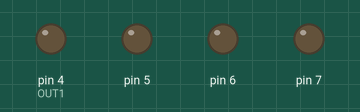
Bench run of a sketch on a simulated Arduino Uno, built with avr-gcc and run on an emulated ATmega328P. Shown: output pins drawn as LEDs (lit = HIGH).

Above: at 0.2 s.
At 1.2 s:
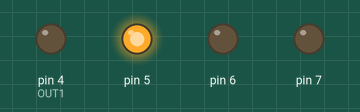
At 1.7 s:
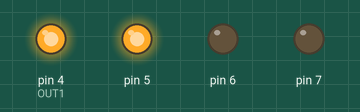
At 2.2 s:
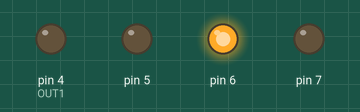
At 3.2 s:
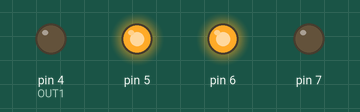
At 4.7 s:
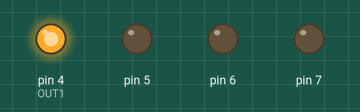
Timing chart, 0 to 5.2 s (numbered marks = the images above):
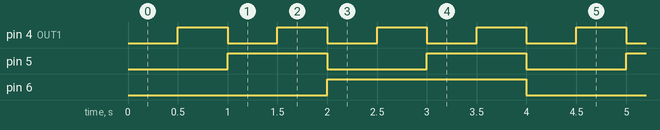

The sketch:

3to8.ino
```cpp
//#include <avr/pgmspace.h>

#define OUT1 4

#ifndef DELAY
    #define DELAY 500
#endif

void setup () {
    uint8_t cl;

    for (cl = OUT1; cl < (OUT1 + 4); cl ++) {
        pinMode (cl, OUTPUT);
        digitalWrite (cl, LOW);
    }

    for (;;) {
        for (cl = 0; cl < 8; cl ++) {
            digitalWrite (OUT1, cl & 1);
            digitalWrite (OUT1 + 1, cl & 2);
            digitalWrite (OUT1 + 2, cl & 4);
            delay (DELAY);
        }
    }
}

void loop () {
}
```

Measured:
- by itself, pin 4 (OUT1): alternates HIGH for 0.50 s and LOW for 0.50 s
- by itself, pin 5: alternates HIGH for 1.0 s and LOW for 1.0 s
- by itself, pin 6: alternates HIGH for 2.0 s and LOW for 2.0 s
